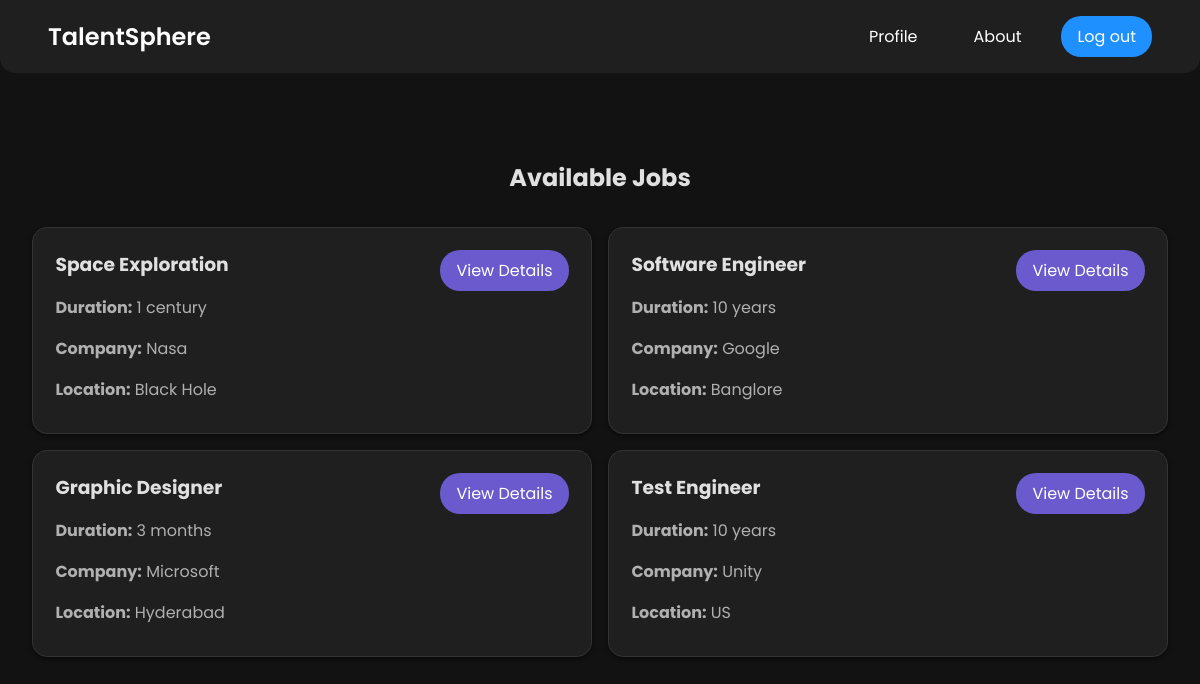
The app's page / (signed in) with its own data.
### base/models.py (models this page shows, shortened)
class Job_details(models.Model):
    user = models.ForeignKey(User, on_delete=models.CASCADE, blank=True, null=True)
    title = models.CharField(max_length=200)
    description = models.TextField(null=True, blank=True)
    duration = models.CharField(max_length=100)
    salary = models.CharField(max_length=100)
    location = models.CharField(max_length=200)
    company = models.CharField(max_length=200)
    about_the_role = models.TextField()
    requirements = models.TextField()
    perks = models.TextField()
    about_the_company = models.TextField()
    job_type = models.CharField(max_length=50, choices=[
        ('fulltime', 'Full Time'),
        ('halftime', 'Half Time'),
    ], default='fulltime')
    created = models.DateTimeField(auto_now_add=True)
    applicants = models.TextField(null=True, blank=True)  # Field to store applicants' usernames
    class Meta:
        ordering = ['created']

### base/views.py (the view)
# urls.py: path('', OpeningList.as_view(), name='listings'),
class OpeningList(LoginRequiredMixin, ListView):
    model = Job_details
    context_object_name = "opening"
    template_name = 'your_template.html'  # Ensure this matches your template path
    def get_context_data(self, **kwargs):
        context = super().get_context_data(**kwargs)
        user_details = get_object_or_404(User_Details, user=self.request.user)
        context['user_details'] = user_details
        if user_details.user_type == 'employer':
            context['employer_jobs'] = Job_details.objects.filter(user=self.request.user)
        return context

### base/templates/base/job_details_list.html (shortened to what this page needs)
<!DOCTYPE html>
<html lang="en">
<head>
    {% load static %}
    <link rel="stylesheet" href="https://cdnjs.cloudflare.com/ajax/libs/font-awesome/6.0.0-beta3/css/all.min.css">
    <link rel="stylesheet" href="{% static 'css/job_details_list.css' %}">
</head>
<body>
    <header>
        <nav class="navbar">
            <div class="logo">
                <a href="{% url 'listings' %}" class="logo-link">TalentSphere</a>
            </div>
            <div class="nav-links">
                <a href="{% url 'user_details' %}" class="nav-item">Profile</a>
                <a href="{% url 'about' %}" class="nav-item">About</a>
                <a href="{% url 'logout' %}" class="nav-item contact-btn">Log out</a>
            </div>
        </nav>
    </header>
    <div class="heading">
      <h1>TalentSphere</h1>
    </div>
    <main>
        <h2>
          {% if user_details.user_type == 'employee' %}
            Available Jobs
          {% elif user_details.user_type == 'employer' %}
            Your Job Postings
          {% else %}
            Job Details
          {% endif %}
        </h2>
        <div class="job-list" id="job-list">
          {% if user_details.user_type == 'employee' %}
            {% for jb in opening %}
              <div class="job-card" data-job-id="{{ jb.pk }}">
                <div class="job-info">
                  <div class="job-content">
                    <h3>{{ jb.title }}</h3>
                    <p><strong>Duration:</strong> {{ jb.duration }}</p>
                    <p><strong>Company:</strong> {{ jb.company }}</p>
                    <p><strong>Location:</strong> {{ jb.location }}</p>
                  </div>
                  <div class="button-container">
                    <a href="{% url 'listings-details' jb.pk %}" class="btn">View Details</a>
                  </div>
                </div>
              </div>
            {% empty %}
              <p>No job listings available.</p>
            {% endfor %}
          {% else %}
            <p>You are not authorized to view this content.</p>
          {% endif %}
        </div>
      </main>
</body>
</html>

### static/css/job_details_list.css (style rules this page uses)
* { margin: 0; padding: 0; box-sizing: border-box; }
body { font-family: 'Poppins', sans-serif; margin: 0; padding: 0; background-color: #121212; color: #e0e0e0; min-height: 100vh; }
header { background-color: #1f1f1f; color: white; padding: 1rem; text-align: center; border-bottom-left-radius: 15px; border-bottom-right-radius: 15px; position: fixed; width: 100%; z-index: 1000; }
.navbar { display: flex; justify-content: space-between; align-items: center; padding: 0 2rem; }
.logo { font-size: 1.5rem; font-weight: 600; }
.nav-links { display: flex; gap: 1.5rem; }
.nav-item { color: white; text-decoration: none; font-size: 1rem; padding: 0.5rem 1rem; border-radius: 5px; transition: background-color 0.3s; }
.contact-btn { background-color: #1e90ff; color: white; padding: 0.5rem 1rem; border-radius: 20px; }
main { padding: 2rem; padding-top: calc(2rem + 80px); }
h2 { margin: 0; text-align: center; margin-bottom: 2rem; color: #e0e0e0; }
.job-list { display: flex; flex-wrap: wrap; gap: 1rem; justify-content: center; max-width: 1200px; margin: 0 auto; padding-bottom: 4rem; }
.job-card { background-color: #1f1f1f; padding: 1.4rem; border: 1px solid #333; border-radius: 15px; box-shadow: 0 2px 4px rgba(0, 0, 0, 0.5); transition: transform 0.3s, box-shadow 0.3s; display: flex; flex-direction: column; margin: 0; box-sizing: border-box; height: 100%; overflow: hidden; }
.job-card h3 { margin: 0 0 0.5rem; color: #e0e0e0; }
.job-card p { margin: 0.5rem 0; color: #b0b0b0; flex: 1; overflow: hidden; text-overflow: ellipsis; white-space: nowrap; }
.job-info { display: flex; justify-content: space-between; align-items: flex-start; flex: 1; }
.job-content { display: flex; flex-direction: column; flex: 1; overflow: hidden; }
.button-container { display: flex; flex-direction: column; align-items: flex-end; gap: 0.5rem; }
.btn, .delete-btn { padding: 0.5rem 1rem; border: none; border-radius: 20px; text-decoration: none; transition: background-color 0.3s; cursor: pointer; }
.btn { background-color: #6a5acd; color: white; }
@media (min-width: 769px) { .job-card { width: calc(50% - 0.5rem); } }
@media (min-width: 769px) { .navbar { display: flex; } }
.logo-link { color: white; text-decoration: none; font-size: 1.5rem; font-weight: 600; }

### records on screen
Job_details: title "Space Exploration", duration "1 century", company "Nasa", location "Black Hole"
Job_details: title "Software Engineer", duration "10 years", company "Google", location "Banglore"
Job_details: title "Graphic Designer", duration "3 months", company "Microsoft", location "Hyderabad"
Job_details: title "Test Engineer", duration "10 years", company "Unity", location "US"
